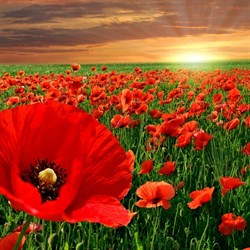
#> input picture sample1.jpg, 250 x 250 px, found by its file name
$ jupyter execute mask_image.ipynb
#> lines starting #> are read from the running program, lines starting #| are printed output that depends on the picture; after the words box and inside, x2 and y2 are one past the last pixel; in counts of white or black regions, pixels touching at a corner belong together
<a href="https://colab.research.google.com/github/LijiAlex/codePlaza/blob/master/mask_image.ipynb" target="_parent"></a>

[cell 1]
#pip install opencv-python
#pip install numpy
import cv2 #opencv
import numpy as np
from IPython.display import Image #display image on Colab

Mount Drive

[cell 2]
from google.colab import drive
drive.mount('/content/drive')

Read and display the image

[cell 3]
img=cv2.imread("/content/drive/My Drive/Colab Notebooks/ColourMask/sample1.jpg")
#> img is the input picture: shape (250, 250, 3); mean B, G, R 35.2, 70.8, 144.5
display(Image(filename="/content/drive/My Drive/Colab Notebooks/ColourMask/sample1.jpg"))

Convert to HSV

[cell 4]
hsv = cv2.cvtColor(img , cv2.COLOR_BGR2HSV)
#> hsv: shape (250, 250, 3); mean H, S, V 22.6, 197.7, 152

Convert to grayscale

[cell 5]
gray=cv2.cvtColor(img,cv2.COLOR_BGR2GRAY)
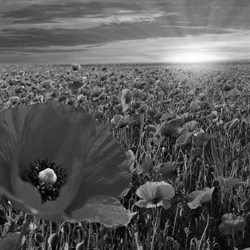
#> gray: shape (250, 250); min 0, max 254, mean 88.8

Create red mask

[cell 6]
#red mask

lower_red = np.array([0, 50, 50])
upper_red = np.array([10, 255, 255])
mask1 = cv2.inRange(hsv,lower_red,upper_red)
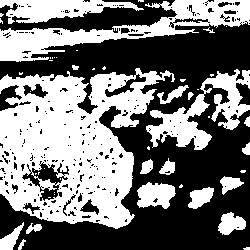
#> mask1: shape (250, 250); 46.6% white; 49 white regions (30 under 20 px), largest, box (x1, y1, x2, y2) and area: (0, 68, 175, 229) 16249, (0, 0, 250, 62) 4873, (146, 69, 250, 150) 3070
lower_red = np.array([170, 50, 50])
upper_red = np.array([180, 255, 255])
mask2 = cv2.inRange(hsv,lower_red,upper_red)
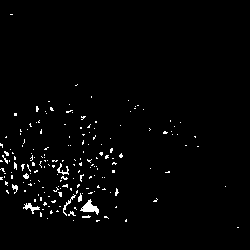
#> mask2: shape (250, 250); 2% white in thin lines or dots, all inside (x1, y1, x2, y2) = (0, 14, 239, 228)

maskred = mask1+mask2
#> maskred: shape (250, 250); 48.6% white; 45 white regions (26 under 20 px), largest, box (x1, y1, x2, y2) and area: (0, 68, 175, 229) 17437, (0, 0, 250, 62) 4873, (146, 69, 250, 150) 3098

Create green mask

[cell 7]
#green mask
lower_green = np.array([32, 50, 50])
upper_green = np.array([79, 255, 255])
maskgreen = cv2.inRange(hsv,lower_green,upper_green)
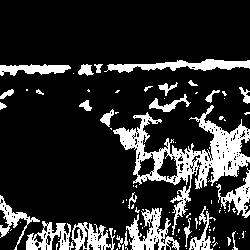
#> maskgreen: shape (250, 250); 17.7% white; 96 white regions (68 under 20 px), largest, box (x1, y1, x2, y2) and area: (113, 105, 250, 235) 4266, (126, 208, 180, 250) 997, (104, 59, 250, 73) 979

In original image ,blacken the areas which are not red

[cell 8]
#output = cv2.bitwise_and(img, img, mask = mask1)
# set my output img to zero everywhere except my mask
output_imgred = img.copy()
output_imgred[np.where(maskred==0)] = 0
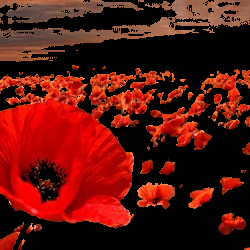
#> output_imgred: shape (250, 250, 3); mean B, G, R 12.9, 20.4, 89.2

cv2.imwrite("/content/drive/My Drive/Colab Notebooks/ColourMask/maskedRed.jpg",output_imgred)
display(Image(filename="/content/drive/My Drive/Colab Notebooks/ColourMask/maskedRed.jpg"))

In original image ,blacken the areas which are not green

[cell 9]
#output = cv2.bitwise_and(img, img, mask = mask1)
# set my output img to zero everywhere except my mask
output_imggreen = img.copy()
output_imggreen[np.where(maskgreen==0)] = 0
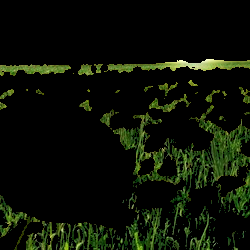
#> output_imggreen: shape (250, 250, 3); mean B, G, R 5.7, 17.1, 11.7

cv2.imwrite("/content/drive/My Drive/Colab Notebooks/ColourMask/maskedGreen.jpg",output_imggreen)
display(Image(filename="/content/drive/My Drive/Colab Notebooks/ColourMask/maskedGreen.jpg"))

In grayscale image ,blacken the red areas

[cell 10]
#mask gray for red
gray_threered = cv2.merge([gray,gray,gray])
gray_threered[np.where(maskred==255)]=0
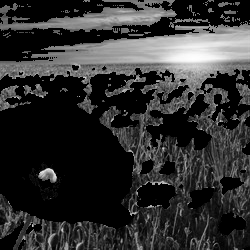
#> gray_threered: shape (250, 250, 3); min 0, max 254, mean 48.6

cv2.imwrite("/content/drive/My Drive/Colab Notebooks/ColourMask/maskedGrayRed.jpg",gray_threered)
display(Image(filename="/content/drive/My Drive/Colab Notebooks/ColourMask/maskedGrayRed.jpg"))

In grayscale image ,blacken green areas

[cell 11]
#mask gray for green
gray_threegreen = cv2.merge([gray,gray,gray])
gray_threegreen[np.where(maskgreen==255)]=0
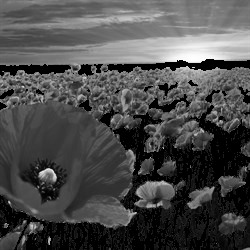
#> gray_threegreen: shape (250, 250, 3); min 0, max 254, mean 74.6

cv2.imwrite("/content/drive/My Drive/Colab Notebooks/ColourMask/maskedGrayGreen.jpg",gray_threegreen)
display(Image(filename="/content/drive/My Drive/Colab Notebooks/ColourMask/maskedGrayGreen.jpg"))

Create final output by merging both images

[cell 12]
#highlight red in gray
final_output = cv2.addWeighted(output_imgred,1,gray_threered,1,0)
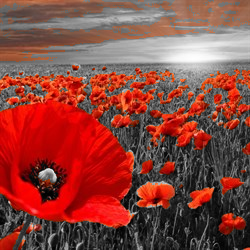
#> final_output: shape (250, 250, 3); mean B, G, R 61.6, 69, 137.9
cv2.imwrite("/content/drive/My Drive/Colab Notebooks/ColourMask/outputred.jpg",final_output)
display(Image(filename="/content/drive/My Drive/Colab Notebooks/ColourMask/outputred.jpg"))

Create final output by merging both images

[cell 13]
#highlight green in gray
final_output = cv2.addWeighted(output_imggreen,1,gray_threegreen,1,0)
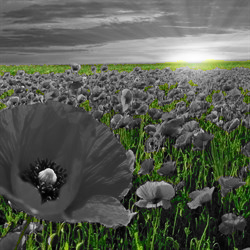
#> final_output: shape (250, 250, 3); mean B, G, R 80.3, 91.7, 86.3
cv2.imwrite("/content/drive/My Drive/Colab Notebooks/ColourMask/outputgreen.jpg",final_output)
display(Image(filename="/content/drive/My Drive/Colab Notebooks/ColourMask/outputgreen.jpg"))
